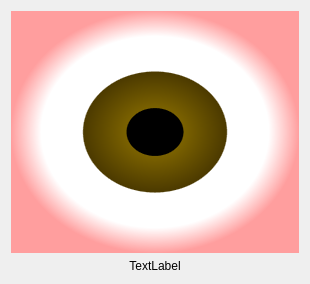
<?xml version="1.0" encoding="UTF-8"?>
<ui version="4.0">
 <class>Dialog</class>
 <widget class="QDialog" name="Dialog">
  <property name="geometry">
   <rect>
    <x>0</x>
    <y>0</y>
    <width>310</width>
    <height>284</height>
   </rect>
  </property>
  <property name="windowTitle">
   <string>Dialog</string>
  </property>
  <layout class="QVBoxLayout" name="verticalLayout">
   <item>
    <widget class="QLabel" name="label">
     <property name="sizePolicy">
      <sizepolicy hsizetype="Preferred" vsizetype="Expanding">
       <horstretch>0</horstretch>
       <verstretch>0</verstretch>
      </sizepolicy>
     </property>
     <property name="styleSheet">
      <string notr="true">background:qradialgradient(spread:pad, cx:0.5, cy:0.5, radius:0.5, fx:0.5, fy:0.5, stop:0 rgba(0, 0, 0, 255), stop:0.19397 rgba(0, 0, 0, 255), stop:0.202312 rgba(122, 97, 0, 255), stop:0.495514 rgba(76, 58, 0, 255), stop:0.504819 rgba(255, 255, 255, 255), stop:0.79 rgba(255, 255, 255, 255), stop:1 rgba(255, 158, 158, 255))</string>
     </property>
     <property name="text">
      <string/>
     </property>
    </widget>
   </item>
   <item>
    <widget class="QLabel" name="label_2">
     <property name="text">
      <string>TextLabel</string>
     </property>
     <property name="scaledContents">
      <bool>true</bool>
     </property>
     <property name="alignment">
      <set>Qt::AlignCenter</set>
     </property>
    </widget>
   </item>
  </layout>
 </widget>
 <resources/>
 <connections/>
</ui>
